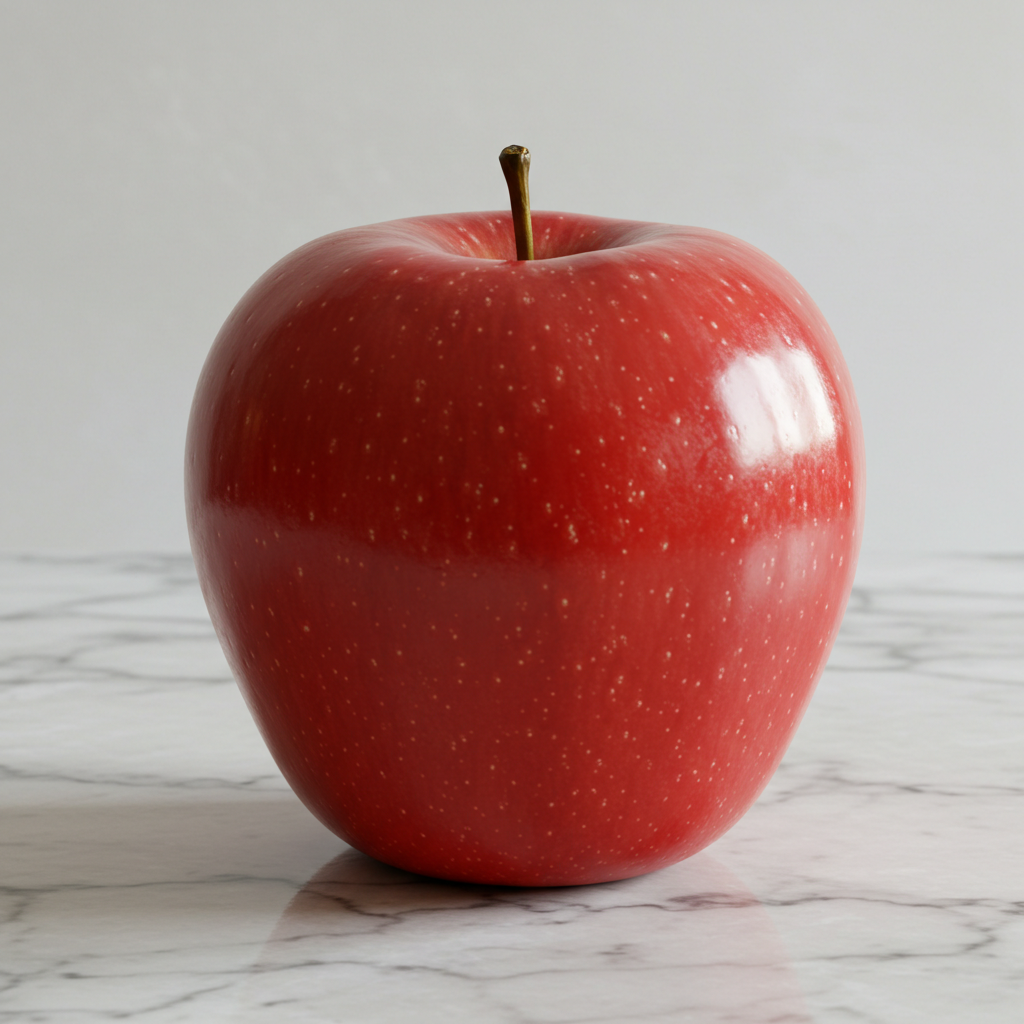

Reproduce this figure in Python.
import vertexai
from vertexai.preview.vision_models import ImageGenerationModel

PROJECT_ID = "project-0ae56a62-0f0a-4d8a-9b7"
LOCATION = "us-central1"
MODEL_ID = "imagen-3.0-generate-002"

def generate_image_vertex(prompt: str, output_filename: str):
    vertexai.init(project=PROJECT_ID, location=LOCATION)
    model = ImageGenerationModel.from_pretrained(MODEL_ID)
    print(f"Generating image: {prompt[:60]}...")
    images = model.generate_images(
        prompt=prompt,
        number_of_images=1,
        aspect_ratio="1:1",
        safety_filter_level="block_some"
    )
    images[0].save(location=output_filename, include_generation_parameters=False)
    print(f"Saved: {output_filename}")
    return output_filename

if __name__ == "__main__":
    import sys
    prompt = sys.argv[1] if len(sys.argv) > 1 else "A photorealistic red apple on a white marble table, soft studio lighting"
    out = sys.argv[2] if len(sys.argv) > 2 else "test_vertex_image.png"
    generate_image_vertex(prompt, out)
